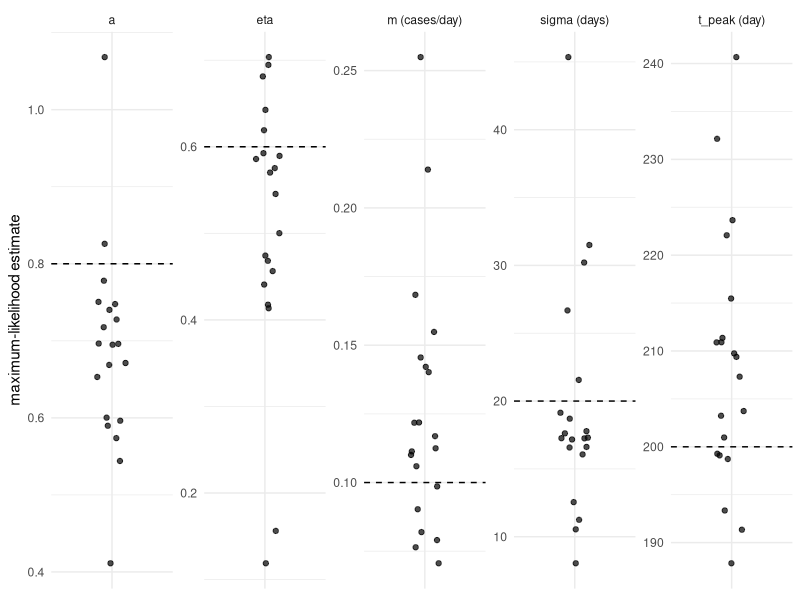

Here is the R script that generated this plot:
library(ggplot2)

res <- read.csv("results/replicates.csv")

res$parameter <- factor(res$parameter, levels = c("m","a","t_peak","eta","sigma"),
   labels = c("m (cases/day)", "a", "t_peak (day)", "eta", "sigma (days)"))

truth <- data.frame(parameter = levels(res$parameter), true = c(0.1, 0.8, 200, 0.6, 20))

p <- ggplot(res, aes(x = "", y = estimate)) +
  geom_hline(data = truth, aes(yintercept = true), linetype = "dashed") +
  geom_jitter(width = 0.15, alpha = 0.7) +
  facet_wrap(~ parameter, scales = "free_y", nrow = 1) +
  labs(x = NULL, y = "maximum-likelihood estimate") + theme_minimal() +
  theme(axis.text.x = element_blank())

ggsave("figures/replicates.png", p, width = 10, height = 3, dpi = 150, bg = "white")
